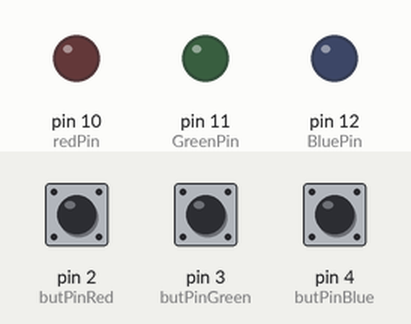
This sketch was run on a simulated Arduino Uno, built with avr-gcc and run on an emulated ATmega328P. Shown: output pins drawn as LEDs (lit = HIGH). The inputs (shaded band) are chosen by the test bench; at power-on: pin 2 (butPinRed) HIGH, pin 3 (butPinGreen) HIGH, pin 4 (butPinBlue) HIGH.

Above: at 1.2 s.
1.3 s: pin 2 (butPinRed) pulled LOW for 0.15 s
At 2.6 s:
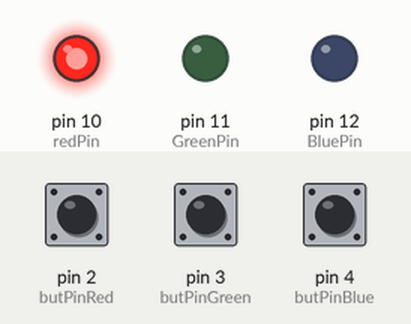
2.9 s: pin 3 (butPinGreen) pulled LOW for 0.15 s
At 4.1 s:
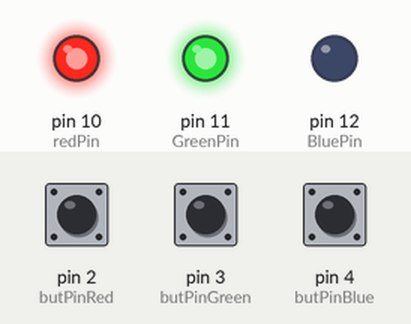
4.5 s: pin 4 (butPinBlue) pulled LOW for 0.15 s
At 5.3 s:
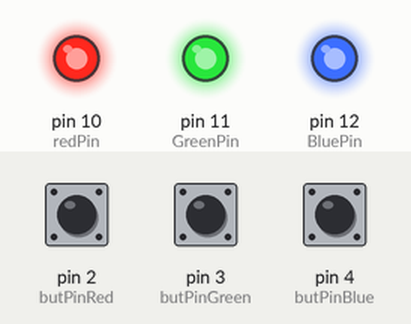
6.1 s: pin 2 (butPinRed) pulled LOW for 1 s
At 7.8 s:
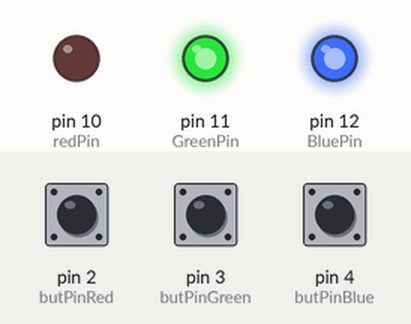
8.6 s: pin 3 (butPinGreen) pulled LOW for 1 s
At 10.8 s:
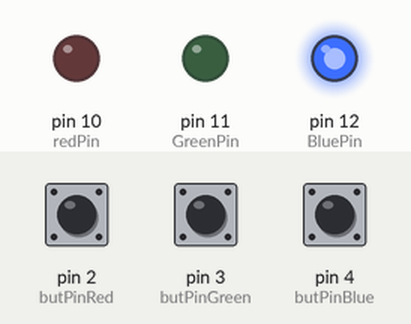
11.1 s: pin 2 (butPinRed) pulled LOW for 0.15 s
At 11.7 s:
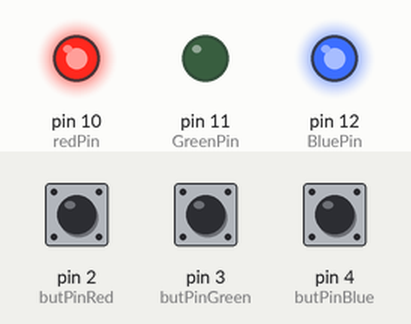
Timing chart, 0 to 13.7 s (numbered marks = the images above; inputs shaded):
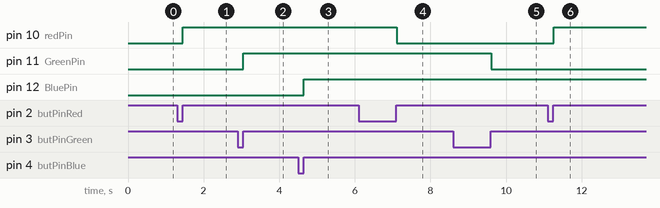

The sketch:

Three_Switch_LED_Toggle_internal_pullup.ino
```cpp
// Red LED
int butPinRed = 2;
int redPin = 10;
int butValRed = 1;
int butValOldRed = 1;
int LEDstateRed = 0;

// Blue LED
int butPinBlue = 4;
int BluePin = 12;
int butValBlue = 1;
int butValOldBlue = 1;
int LEDstateBlue = 0;

// Green LED
int butPinGreen = 3;
int GreenPin = 11;
int butValGreen = 1;
int butValOldGreen = 1;
int LEDstateGreen = 0;

int br = 9600;
int dt = 50;

void setup() {
  Serial.begin(br);

  pinMode(redPin, OUTPUT);
  pinMode(butPinRed, INPUT_PULLUP);

  pinMode(GreenPin, OUTPUT);
  pinMode(butPinGreen, INPUT_PULLUP);

  pinMode(BluePin, OUTPUT);
  pinMode(butPinBlue, INPUT_PULLUP);
}

void loop() {
  // Red
  butValRed = digitalRead(butPinRed);
  if (butValOldRed == 0 && butValRed == 1) {
    LEDstateRed = !LEDstateRed;
    digitalWrite(redPin, LEDstateRed ? HIGH : LOW);
  }
  butValOldRed = butValRed;

  // Green
  butValGreen = digitalRead(butPinGreen);
  if (butValOldGreen == 0 && butValGreen == 1) {
    LEDstateGreen = !LEDstateGreen;
    digitalWrite(GreenPin, LEDstateGreen ? HIGH : LOW);
  }
  butValOldGreen = butValGreen;

  // Blue
  butValBlue = digitalRead(butPinBlue);
  if (butValOldBlue == 0 && butValBlue == 1) {
    LEDstateBlue = !LEDstateBlue;
    digitalWrite(BluePin, LEDstateBlue ? HIGH : LOW);
  }
  butValOldBlue = butValBlue;

  delay(dt);
}
```

Measured:
- after the input at 1.3 s, pin 10 (redPin): LOW → HIGH after 0.15 s
- after the input at 2.9 s, pin 11 (GreenPin): LOW → HIGH after 0.15 s
- after the input at 4.5 s, pin 12 (BluePin): LOW → HIGH after 0.15 s
- after the input at 6.1 s, pin 10 (redPin): HIGH → LOW after 1.0 s
- after the input at 8.6 s, pin 11 (GreenPin): HIGH → LOW after 1.0 s
- after the input at 11.1 s, pin 10 (redPin): LOW → HIGH after 0.16 s
